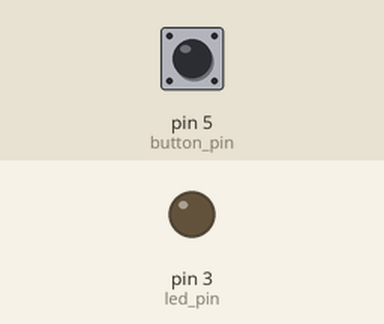
The sketch below on a simulated Arduino Uno, built with avr-gcc and run on an emulated ATmega328P. Parts: output pins drawn as LEDs (lit = HIGH). The test bench sets the inputs (shaded band); at power-on: pin 5 (button_pin) HIGH.

Above: at 1.2 s.
1.3 s: pin 5 (button_pin) pulled LOW for 0.15 s
At 2.5 s:
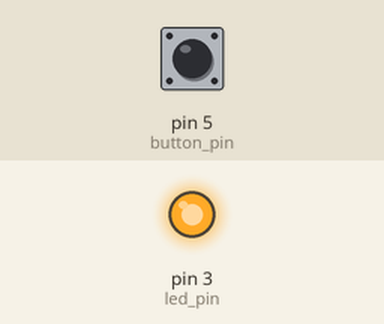
2.9 s: pin 5 (button_pin) pulled LOW for 1 s
At 3.9 s:
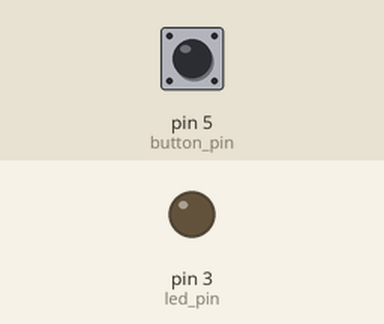
5.4 s: pin 5 (button_pin) pulled LOW for 3.2 s
At 5.8 s:
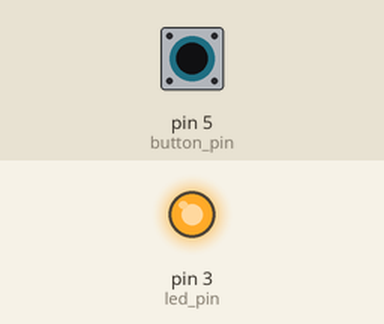
Timing chart, 0 to 8.4 s (numbered marks = the images above; inputs shaded):
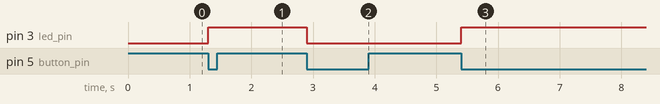

The sketch:

led_button.ino
```cpp
// This script changes the state of an LED on button press

// Variables
int led_pin = 3;
int button_pin = 5;
int led = 0;

// Setup
void setup()
{
    // Led as output
    pinMode(led_pin, OUTPUT);
    // Button as input
    pinMode(button_pin, INPUT_PULLUP);
}

// Loop
void loop()
{
    // Check if the button is pressed
    if(digitalRead(button_pin)==0){

        // Check if the led is off
        if(led==0){
            // Turn the led on
            digitalWrite(led_pin, HIGH);
            // Change the state of the led Variable
            led = 1;
        }else{
            // Turn the led off
            digitalWrite(led_pin, LOW);
            // Change the state of the led Variable
            led = 0;
        }
        // Wait until the button is released
        while(digitalRead(button_pin)==0);
    }
}
```

Measured:
- after the input at 1.3 s, pin 3 (led_pin): LOW → HIGH at once
- after the input at 2.9 s, pin 3 (led_pin): HIGH → LOW at once
- after the input at 5.4 s, pin 3 (led_pin): LOW → HIGH at once
